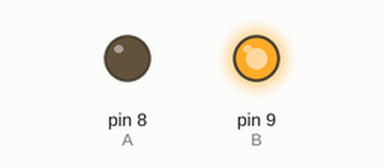
Recording of a sketch running on a simulated Arduino Uno, built with avr-gcc and run on an emulated ATmega328P. Shown: output pins drawn as LEDs (lit = HIGH).

Above: at 1.0 s.
At 4.5 s:
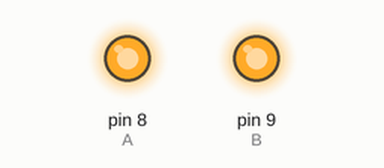
Timing chart, 0 to 8.1 s (numbered marks = the images above):
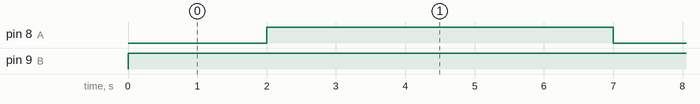

The sketch:

electric_fan.ino
```cpp
/*
 * L9110의 방향 관련:
                                INA    | INB   | 결과
                                HIGH   | LOW   | 반시계 방향 회전
                                LOW    | HIGH  | 시계 방향 회전
                                HIGH   | HIGH  | 회전 X
                                LOW    | LOW   | 회전 X
*/

int A = 8; // D8번 핀을 INA 핀으로 설정
int B = 9; // D9번 핀을 INB 핀으로 설정

void setup() {
  pinMode(A,OUTPUT); // A 핀을 출력으로 변경
  pinMode(B,OUTPUT);  // B 핀을 출력으로 변경
}

void loop() {
  digitalWrite(A,LOW); //팬모터가 A방향으로 회전 (시계 방향 회전)
  digitalWrite(B,HIGH);
  delay(2000); //2초 후

  digitalWrite(A,HIGH); // 전체 정지
  digitalWrite(B,HIGH);
  delay(5000); //5초 후
}
```

Measured:
- by itself, pin 8 (A): alternates HIGH for 5.0 s and LOW for 2.0 s
- by itself, pin 9 (B): LOW → HIGH at 0.00 s
